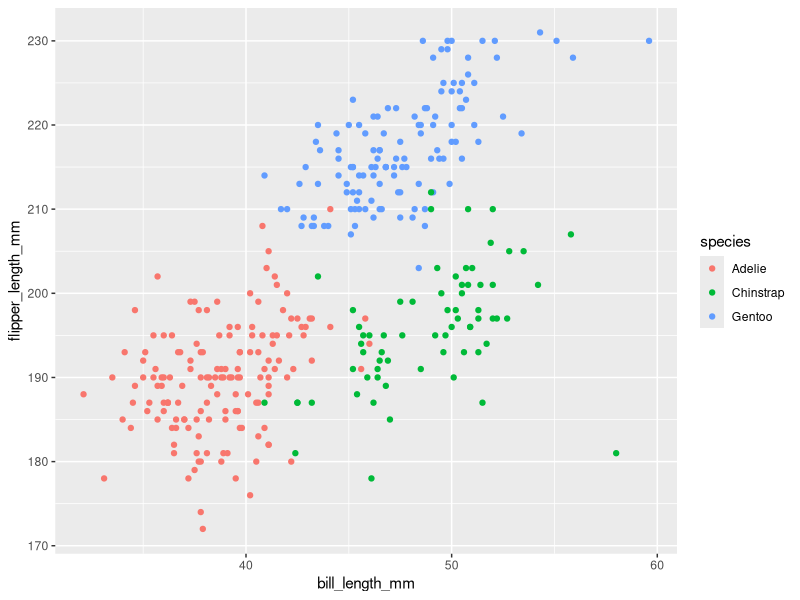
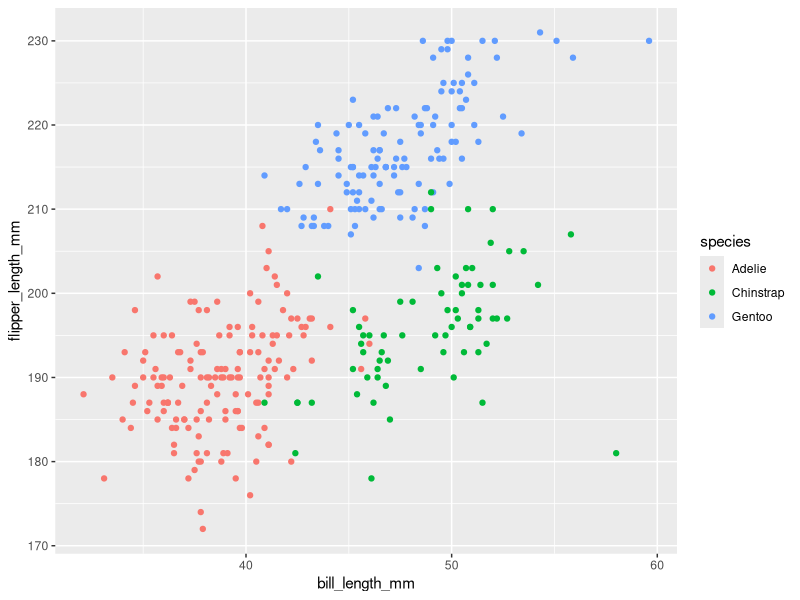
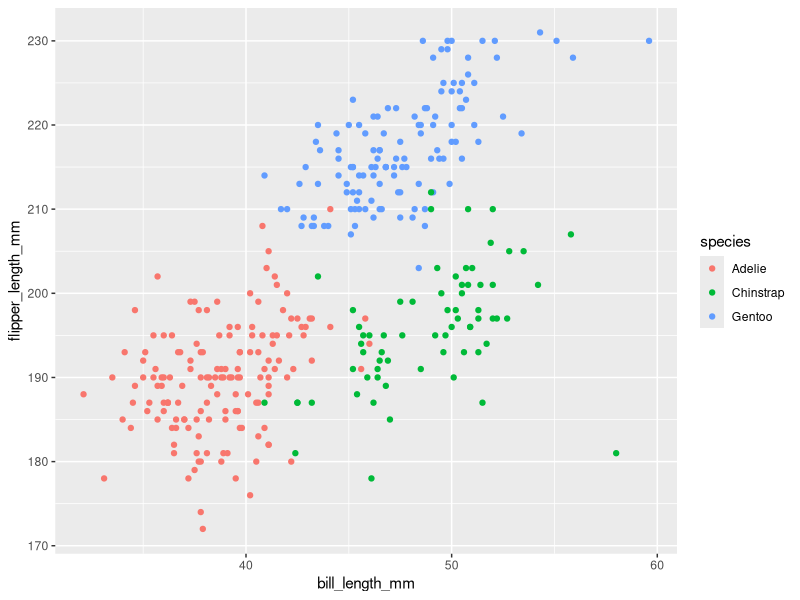

Write the R code that produced these figures, in order.
## ---- chunk 1
library(tidyverse)
## ---- chunk 2
data("penguins", package = "palmerpenguins")

## ---- chunk 3
a=data.frame(penguins)
nrow(a)
ncol(a)
mean(a$flipper_length_mm, na.rm=TRUE)


## ---- chunk 4
ggplot(a, aes(x=bill_length_mm, y=flipper_length_mm, color=species))+geom_point()
ggsave(ggsave ("scatter_a.pdf", height=4, width=6))

